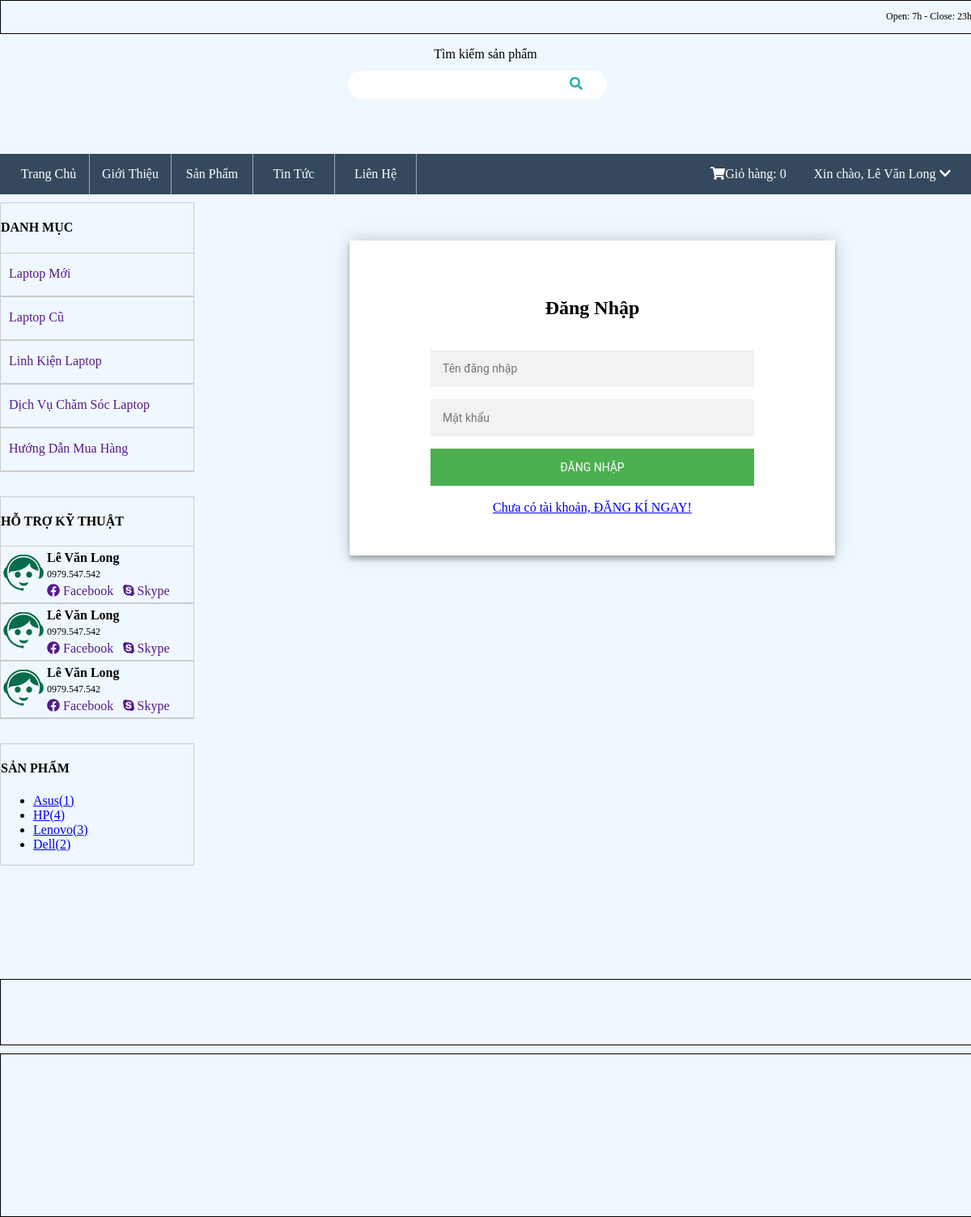
Page /index.php?manage=khach_hang&action=dang_nhap (signed in) on the committed database.
### tables this page shows
CREATE TABLE `khachhang` (
  `id_khach_hang` int(11) NOT NULL,
  `ho_va_ten` varchar(200) NOT NULL,
  `anh_dai_dien` varchar(200) DEFAULT 'upload/default_avatar.jpeg',
  `ten_dang_nhap` varchar(50) NOT NULL,
  `mat_khau` varchar(200) NOT NULL,
  `dia_chi` text DEFAULT NULL,
  `so_dien_thoai` varchar(15) DEFAULT NULL,
  `email` varchar(100) DEFAULT NULL
);

CREATE TABLE `quanlihieusanpham` (
  `id_hieu` int(11) NOT NULL,
  `ten_hieu` varchar(50) NOT NULL
);

### modules/menu.php (the view, shortened to what this page needs)
<div id="menu-ngang">
    <ul class="menu">
        <li><a href="/PHP 2/index.php">Trang Chủ</a></li>
        <li><a href="#">Giới Thiệu</a></li>
        <li><a href="/PHP 2/index.php?manage=xem_san_pham&action=xem_tat_ca">Sản Phẩm</a></li>
        <li><a href="/PHP 2/tintuc/view.php">Tin Tức</a></li>
        <li><a href="#">Liên Hệ</a></li>
    </ul>
    <ul class="right">
        <?php
        if (!isset($_SESSION['dang-nhap'])) {
        ?>
            <li><a href="/PHP 2/index.php?manage=khach_hang&action=dang_ki">Đăng Kí</a></li>
            <li><a href="/PHP 2/index.php?manage=khach_hang&action=dang_nhap">Đăng Nhập</a></li>
        <?php } else {
            if ($ma_khach_hang = $_SESSION['dang-nhap']) {
                $sql = "select * from khachhang where id_khach_hang = $ma_khach_hang";
                $rs = mysqli_fetch_array(mysqli_query($conn, $sql));
            } ?>
            <li style="color: white; width: 200px;">Xin chào, <?php echo $rs['ho_va_ten'] ?>
                <i class="fas fa-chevron-down"></i>
            </li>
        <?php } ?>
        <li>
            <a href="/PHP 2/index.php?manage=gio_hang&action=xem_gio_hang"><i class="fas fa-shopping-cart"></i>Giỏ hàng:
                <?php
                if (!isset($_SESSION['so_luong'])) {
                    echo "0";
                } else {
                    echo $_SESSION['so_luong'];
                }
                ?>
            </a>
        </li>
    </ul>
</div>

### modules/sidebar.php
<div id="sidebar">
    <div class="top-sidebar">
        <h4>DANH MỤC</h4>
        <ul>
            <li><a href="">Laptop Mới</a></li>
            <li><a href="">Laptop Cũ</a></li>
            <li><a href="">Linh Kiện Laptop</a></li>
            <li><a href="">Dịch Vụ Chăm Sóc Laptop</a></li>
            <li><a href="">Hướng Dẫn Mua Hàng</a></li>
        </ul>
    </div>
    <div class="mid-sidebar">
        <h4>HỖ TRỢ KỸ THUẬT</h4>
        <ul>
            <li>
                <table style="border-spacing: 2px;">
                    <tr>
                        <td rowspan="4"><img src="/PHP 2/images/hotline.png" alt="" width="50px"></td>
                    </tr>
                    <tr>
                        <th>Lê Văn Long</th>
                    </tr>
                    <tr>
                        <td style="font-size: 12px;">0979.547.542</td>
                    </tr>
                    <tr>
                        <td><a href=""><i class="fab fa-facebook"></i> Facebook</a></td>
                        <td><a href=""><i class="fab fa-skype"></i> Skype</a></td>
                    </tr>
                </table>
            </li>
            <li>
            <table style="border-spacing: 2px;">
                    <tr>
                        <td rowspan="4"><img src="/PHP 2/images/hotline.png" alt="" width="50px"></td>
                    </tr>
                    <tr>
                        <th>Lê Văn Long</th>
                    </tr>
                    <tr>
                        <td style="font-size: 12px;">0979.547.542</td>
                    </tr>
                    <tr>
                        <td><a href=""><i class="fab fa-facebook"></i> Facebook</a></td>
                        <td><a href=""><i class="fab fa-skype"></i> Skype</a></td>
                    </tr>
                </table>
            </li>
            <li>
            <table style="border-spacing: 2px;">
                    <tr>
                        <td rowspan="4"><img src="/PHP 2/images/hotline.png" alt="" width="50px"></td>
                    </tr>
                    <tr>
                        <th>Lê Văn Long</th>
                    </tr>
                    <tr>
                        <td style="font-size: 12px;">0979.547.542</td>
                    </tr>
                    <tr>
                        <td><a href=""><i class="fab fa-facebook"></i> Facebook</a></td>
                        <td><a href=""><i class="fab fa-skype"></i> Skype</a></td>
                    </tr>
                </table>
            </li>
        </ul>
    </div>
    <div class="bottom-sidebar">
        <h4>SẢN PHẨM</h4>
        <ul>
            <?php
                $sql = "select quanlihieusanpham.id_hieu, ten_hieu, COUNT(id_san_pham) as tong_san_pham from quanlihieusanpham join quanlisanpham on quanlisanpham.id_hieu = quanlihieusanpham.id_hieu where quanlisanpham.tinh_trang = 1 GROUP by quanlihieusanpham.id_hieu";
                $rs = mysqli_query($conn, $sql);
                while($each = mysqli_fetch_array($rs)){
                    ?>
                    <li><a href="/PHP 2/index.php?manage=xem_san_pham&action=theo_hieu&hieu=<?php echo $each['id_hieu']?>"><?php echo $each['ten_hieu'] ?>(<?php echo $each['tong_san_pham'] ?>)</a></li>
                    <?php
                }
            ?>
        </ul>
    </div>
</div>

### style/style.css (style rules this page uses)
body { margin: 0 auto; background-color: aliceblue; }
#menu-ngang { margin: 10px auto; width: 1200px; height: 50px; line-height: 40px; background: #34495e; }
#menu-ngang > ul { margin: auto 10px; padding: 0px; list-style-type: none; }
#menu-ngang ul.menu { justify-content: right; width: 800px; }
#menu-ngang ul.menu > li { margin: 0; min-width: 100px; height: 50px; line-height: 50px; position: relative; text-align: center; float: left; background-color: #34495e; border-right: 1px #9da9b5 solid; }
#menu-ngang > ul > li a { margin: 0; width: 100%; text-decoration: none; color: #fff; display: block; }
#menu-ngang ul.right { float: right; background: #34495e; width: 400px; justify-content: center; }
#menu-ngang ul.right > li { margin: 0; margin-left: 15px; min-width: 100px; height: 50px; line-height: 50px; position: relative; text-align: center; float: right; background-color: #34495e; }
.right ul, .right li { margin: 0; padding: 0; }
#sidebar { float: left; width: 20%; height: 100%; position: relative; height: auto; }
#sidebar .top-sidebar, #sidebar .mid-sidebar, #sidebar .bottom-sidebar { border: 1px solid #cccccc; }
#sidebar .top-sidebar li { border: none; padding: 10px; line-height: 30px; border-bottom: 1px solid #cccccc; border-top: 1px solid #cccccc; }
#sidebar .top-sidebar ul, #sidebar .mid-sidebar ul { padding: 0; list-style: none; margin: 0px; width: 100%; }
.top-sidebar ul li, .mid-sidebar ul li { border-bottom: 1px solid #cccccc; border-top: 1px solid #cccccc; }
.top-sidebar ul li a, .mid-sidebar ul li a { text-decoration: none; padding-bottom: 2px; width: 100%; display: block; }
.top-sidebar, .mid-sidebar, .bottom-sidebar { position: relative; margin-bottom: 30px; }

### style/all.css (style rules this page uses)
.fa-chevron-down:before { content: "\f078"; }
.fa-facebook:before { content: "\f09a"; }
.fa-shopping-cart:before { content: "\f07a"; }
.fa-skype:before { content: "\f17e"; }

### rows in the picture
khachhang: ho_va_ten "Lê Văn Long"
quanlihieusanpham: ten_hieu "Asus", tong_san_pham "1"
quanlihieusanpham: ten_hieu "HP", tong_san_pham "4"
quanlihieusanpham: ten_hieu "Lenovo", tong_san_pham "3"
quanlihieusanpham: ten_hieu "Dell", tong_san_pham "2"
